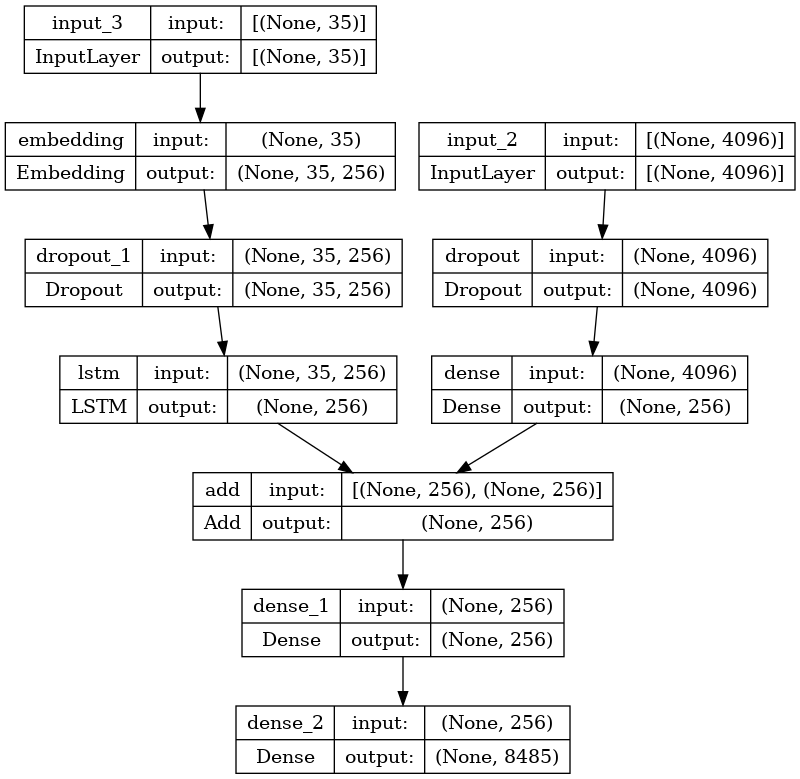
#> input picture computer_vision/Image Caption Generator - Flickr Dataset - CNN-LSTM/model.png, 800 x 779 px
$ python interactive_image_processing.py
#> lines starting #> are read from the running program, lines starting #| are printed output that depends on the picture; after the words box and inside, x2 and y2 are one past the last pixel; in counts of white or black regions, pixels touching at a corner belong together
#> the answer given: ../Image Caption Generator - Flickr Dataset - CNN-LSTM/model.png
import cv2
import numpy as np
import datetime

class ImageProcessingGUI:
    def __init__(self, image_path):
        self.image = cv2.imread(image_path)
#> self.image is the input picture: shape (779, 800, 3); min 0, max 255, mean 239.4
        self.original_image = np.copy(self.image)
        self.roi = None
        self.history = []
        self.most_color = None
        self.most_color_invr = None
        self.trackbar_width = 100
        self.trackbar_height = 10
        self.trackbar_x = 5
        self.trackbar_y = 5

        self.cv2_named_window = "Image"
        cv2.namedWindow(self.cv2_named_window)
        cv2.setMouseCallback(self.cv2_named_window, self.mouse_callback)

        self.create_gui()

    def create_gui(self):
        cv2.createTrackbar("Brightness", self.cv2_named_window, 0, 255, self.adjust_brightness)
        cv2.createTrackbar("Contrast", self.cv2_named_window, 0, 20, self.adjust_contrast)
        cv2.createTrackbar("Saturation", self.cv2_named_window, 0, 20, self.adjust_saturation)

        # Adjust the position of the image display area
        image_x = self.trackbar_x
        image_y = self.trackbar_y + self.trackbar_height + 10
        image_width = self.image.shape[1]
#> image_width = 800
        image_height = self.image.shape[0]
#> image_height = 779

        # Resize the window to fit the image and trackbars
        window_width = image_x + image_width + 10
#> window_width = 815
        window_height = image_y + image_height + 10
#> window_height = 814
        cv2.resizeWindow(self.cv2_named_window, window_width, window_height)


    def resize_image(self, width, height):
        self.image = cv2.resize(self.image, (width, height))

    def display_image(self):
        window_size = cv2.getWindowImageRect(self.cv2_named_window)
        image_width = window_size[2] - self.trackbar_x - 10
        image_height = window_size[3] - self.trackbar_y - self.trackbar_height - 10

        # Resize the image to fit the available space
        self.resize_image(image_width, image_height)


    # [20 lines left out: function mouse_callback, not called in this run]

    def adjust_brightness(self, value):
        self.image = cv2.add(np.array([value]), self.image)

    def adjust_contrast(self, value):
        self.image = cv2.multiply(self.image, value / 10.0)

    # [4 lines left out: function adjust_saturation, not called in this run]

    def count_most_color(self):
        # Convert the image to the HSV color space
        hsv_image = cv2.cvtColor(self.image, cv2.COLOR_BGR2HSV)
#> hsv_image: shape (779, 800, 3); mean H, S, V 0, 0, 239.4

        # Calculate the color histogram
        hist = cv2.calcHist([hsv_image], [0, 1], None, [180, 256], [0, 180, 0, 256])
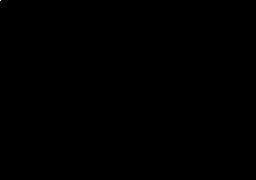
#> hist: shape (180, 256) float32; values 0 (black) and 623200 (white), 0% white in thin lines or dots, all inside (x1, y1, x2, y2) = (0, 0, 1, 1)

        # Flatten the histogram to a 1D array
        hist_flat = hist.flatten()

        # Get the index of the bin with the maximum frequency count
        max_bin_index = np.argmax(hist_flat)
#> max_bin_index = 0

        # Convert the bin index to corresponding hue and saturation values
        hue_bin = max_bin_index % 180
#> hue_bin = 0
        saturation_bin = max_bin_index // 180
#> saturation_bin = 0

        # Calculate the maximum hue and saturation values
        max_hue = hue_bin * (180 / 256)
#> max_hue = 0
        max_saturation = saturation_bin * (256 / 256)
#> max_saturation = 0

        # Create a 3-channel HSV image with the maximum hue, saturation, and value
        max_color_hsv = np.zeros_like(self.image)
        max_color_hsv[..., 0] = max_hue
#> max_color_hsv: shape (779, 800, 3); every value is 0
        max_color_hsv[..., 1] = max_saturation
        max_color_hsv[..., 2] = 255
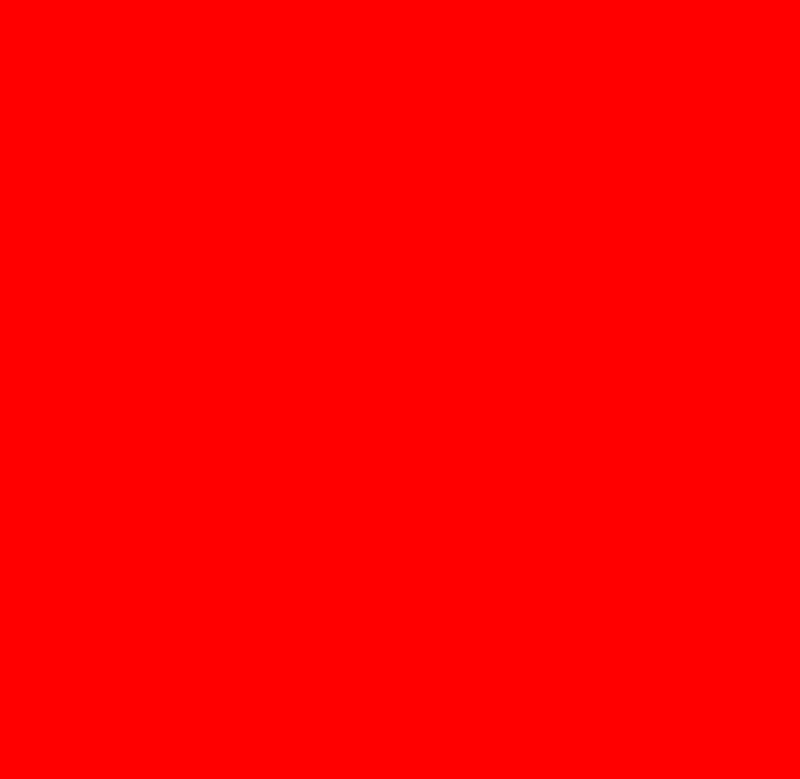
#> max_color_hsv: shape (779, 800, 3); mean of channels 0, 1, 2 0, 0, 255; drawn as B, G, R

        # Convert the HSV image to RGB
        max_color_rgb = cv2.cvtColor(max_color_hsv, cv2.COLOR_HSV2BGR)
#> max_color_rgb: shape (779, 800, 3); every value is 255

        # Retrieve the pixel value at the corresponding location
        max_color = max_color_rgb[0, 0]
#> max_color = [255, 255, 255]

        # Set the rectangle and text color based on the most occurring color
        self.most_color = tuple(max_color.tolist())
#> self.most_color = (255, 255, 255)

    def count_most_color_invr(self):
         most_color = self.most_color
#> most_color = (255, 255, 255)
         self.most_color_invr = tuple(255 - value for value in most_color)
#> self.most_color_invr = (0, 0, 0)

    # [69 lines left out: functions display_time, display_help, not called in this run]


    def undo_operation(self):
        if self.history:
            self.image = self.history.pop()

    # [4 lines left out: function reset_image, not called in this run]

    def convert_to_grayscale(self):
        self.image = cv2.cvtColor(self.image, cv2.COLOR_BGR2GRAY)
        self.image = cv2.cvtColor(self.image, cv2.COLOR_GRAY2BGR)

    def save_image(self):
        cv2.imwrite("processed_image.jpg", self.image)
        print("Image saved successfully.")

    # [28 lines left out: functions crop_roi, main, not called in this run]

    cv2.destroyAllWindows()

if __name__ == "__main__":
    image_path = input("Enter the path to the image file: ")
    gui = ImageProcessingGUI(image_path)
    gui.count_most_color()
    gui.count_most_color_invr()
    gui.display_image()  # Initial resizing
#> (the run stopped early here; a loop or call above may not have finished)
